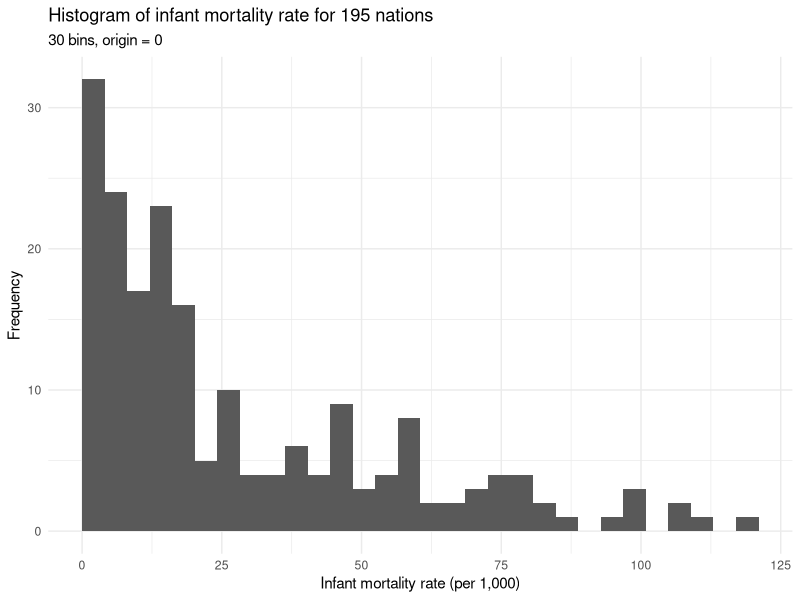

R code for this plot: (Note: this script raises an error after producing the figure.)
## ---- chunk 1
knitr::opts_chunk$set(cache = TRUE)
## ---- chunk 2
library(tidyverse)
library(broom)
library(patchwork)

options(digits = 3)
set.seed(1234)
theme_set(theme_minimal())
## ---- chunk 3
infant <- read_csv("data/infant.csv") %>%
  # remove non-countries
  filter(is.na(`Value Footnotes`) | `Value Footnotes` != 1) %>%
  select(`Country or Area`, Year, Value) %>%
  rename(country = `Country or Area`,
         year = Year,
         mortal = Value)
## ---- chunk 4
ggplot(infant, aes(mortal)) +
  geom_histogram(bins = 30, boundary = 0) +
  labs(title = "Histogram of infant mortality rate for 195 nations",
       subtitle = "30 bins, origin = 0",
       x = "Infant mortality rate (per 1,000)",
       y = "Frequency")
## ---- chunk 5
x <- rnorm(1000)

{
  qplot(x, geom = "blank") +
    stat_function(fun = dnorm) +
    labs(title = "Gaussian (normal) kernel",
         x = NULL,
         y = NULL)
} +
{
  ggplot(infant, aes(mortal)) +
    geom_density(kernel = "gaussian") +
    labs(title = "Infant mortality rate for 195 nations",
         x = "Infant mortality rate (per 1,000)",
         y = "Density")
}
## ---- chunk 6
x <- runif(1000, -1.5, 1.5)
x_lines <- tribble(
  ~x, ~y, ~xend, ~yend,
  -1, 0, -1, .5,
  1, 0, 1, .5
)

{
  qplot(x, geom = "blank") +
    stat_function(fun = dunif, args = list(min = -1), geom = "step") +
    # geom_segment(data = x_lines, aes(x = x, y = y, xend = xend, yend = yend)) +
    labs(title = "Rectangular kernel",
         x = NULL,
         y = NULL)
} +
{
  ggplot(infant, aes(mortal)) +
    geom_density(kernel = "rectangular") +
    labs(title = "Infant mortality rate for 195 nations",
         x = "Infant mortality rate (per 1,000)",
         y = "Density")
}
## ---- chunk 7
# define custom kernel functions
triangular <- function(x) {
  (1 - abs(x)) * ifelse(abs(x) <= 1, 1, 0)
}

biweight <- function(x) {
  (15 / 16) * (1 - x^2)^2 * ifelse(abs(x) <= 1, 1, 0)
}

epanechnikov <- function(x) {
  (15 / 16) * (1 - x^2)^2 * ifelse(abs(x) <= 1, 1, 0)
}

qplot(x, geom = "blank") +
  stat_function(aes(color = "Gaussian"), fun = dnorm) +
  stat_function(aes(color = "Epanechnikov"), fun = epanechnikov) +
  stat_function(aes(color = "Rectangular"), fun = dunif,
                args = list(min = -1), geom = "step") +
  stat_function(aes(color = "Triangular"), fun = triangular) +
  stat_function(aes(color = "Biweight"), fun = biweight) +
  scale_color_brewer(type = "qual") +
  labs(x = NULL,
       y = NULL,
       color = NULL) +
  theme(legend.position = c(0.04, 1),
        legend.justification = c(0, 1),
        legend.background = element_rect(fill = "white"))

ggplot(infant, aes(mortal)) +
  geom_density(aes(color = "Gaussian"), kernel = "gaussian") +
  geom_density(aes(color = "Epanechnikov"), kernel = "epanechnikov") +
  geom_density(aes(color = "Rectangular"), kernel = "rectangular") +
  geom_density(aes(color = "Triangular"), kernel = "triangular") +
  geom_density(aes(color = "Biweight"), kernel = "biweight") +
  scale_color_brewer(type = "qual") +
  labs(title = "Density estimators of infant mortality rate for 195 nations",
       x = "Infant mortality rate (per 1,000)",
       y = "Density",
       color = "Kernel") +
  theme(legend.position = c(0.96, 1),
        legend.justification = c(1, 1),
        legend.background = element_rect(fill = "white"))
## ---- chunk 8
n <- 1000000
wage <- data_frame(educ = rpois(n, lambda = 12),
                   age = rpois(n, lambda = 40),
                   prestige = rpois(n, lambda = 3)) %>%
  mutate(educ = ifelse(educ > 25, 25, educ),
         wage = 10 + 2 * educ + .5 * age + 5 * prestige + rnorm(n, 0, 3))

ggplot(wage, aes(wage)) +
  geom_histogram(binwidth = 5) +
  labs(title = "Histogram of simulated income data",
       subtitle = "Binwidth = 5",
       x = "Income, in thousands of dollars",
       y = "Frequency count")
## ---- chunk 9
wage %>%
  group_by(educ) %>%
  summarize(mean = mean(wage),
            sd = sd(wage)) %>%
  ggplot(aes(educ, mean, ymin = mean - sd, ymax = mean + sd)) +
  geom_errorbar() +
  geom_point() +
  labs(title = "Conditional income, by education level",
       subtitle = "Plus/minus SD",
       x = "Education level",
       y = "Income, in thousands of dollars")

wage %>%
  filter(educ == 12) %>%
  ggplot(aes(wage)) +
  geom_density() +
  geom_vline(xintercept = mean(wage$wage[wage$educ == 12]), linetype = 2) +
  labs(title = "Conditional distribution of income for education = 12",
       subtitle = str_c("Mean income = ", formatC(mean(wage$wage[wage$educ == 12]), digits = 3)),
       x = "Income, in thousands of dollars",
       y = "Frequency count")
## ---- chunk 10
# get data
prestige <- read_csv("data/prestige.csv")
## ---- chunk 11
# bin into 5 and get means
prestige_bin <- prestige %>%
  mutate(bin = cut_number(income, 6)) %>%
  group_by(bin) %>%
  summarize(prestige = mean(prestige),
            income = mean(income))

# get cutpoints
labs <- levels(prestige_bin$bin)
cutpoints <- c(as.numeric( sub("\\((.+),.*", "\\1", labs) ),
  as.numeric( sub("[^,]*,([^]]*)\\]", "\\1", labs) )) %>%
  unique %>%
  sort %>%
  .[2:(length(.)-1)] %>%
  as_tibble

ggplot(prestige, aes(income, prestige)) +
  geom_point(shape = 1) +
  geom_line(data = prestige_bin) +
  geom_point(data = prestige_bin) +
  geom_vline(data = cutpoints, aes(xintercept = value), linetype = 2) +
  labs(title = "Naive nonparametric regression",
       subtitle = "Bins = 5",
       x = "Average income (in dollars)",
       y = "Occupational prestige")
## ---- chunk 12
# bin into 50 and get means
prestige_bin <- prestige %>%
  mutate(bin = cut_number(income, 51)) %>%
  group_by(bin) %>%
  summarize(prestige = mean(prestige),
            income = mean(income))

# get cutpoints
labs <- levels(prestige_bin$bin)
cutpoints <- c(as.numeric( sub("\\((.+),.*", "\\1", labs) ),
  as.numeric( sub("[^,]*,([^]]*)\\]", "\\1", labs) )) %>%
  unique %>%
  sort %>%
  .[2:(length(.)-1)] %>%
  as_tibble

ggplot(prestige, aes(income, prestige)) +
  geom_point(shape = 1) +
  geom_line(data = prestige_bin) +
  geom_point(data = prestige_bin) +
  geom_vline(data = cutpoints, aes(xintercept = value), linetype = 2, alpha = .25) +
  labs(title = "Naive nonparametric regression",
       subtitle = "Bins = 50",
       x = "Average income (in dollars)",
       y = "Occupational prestige")
## ---- chunk 13
ggplot(wage, aes(educ)) +
  geom_histogram(binwidth = 1) +
  labs(title = "Distribution of simulated wage data",
       x = "Education",
       y = "Frequency count")

ggplot(wage, aes(age)) +
  geom_histogram(binwidth = 1) +
  labs(title = "Distribution of simulated wage data",
       x = "Age",
       y = "Frequency count")

ggplot(wage, aes(prestige)) +
  geom_histogram(binwidth = 1) +
  labs(title = "Distribution of simulated wage data",
       x = "Job prestige",
       y = "Frequency count")
## ---- chunk 14
wage_np <- wage %>%
  group_by(educ, age, prestige) %>%
  summarize(wage_mean = mean(wage),
            wage_sd = sd(wage),
            n = n()) %>%
  ungroup %>%
  complete(educ, age, prestige, fill = list(wage_mean = NA,
                                          wage_sd = NA,
                                          n = 0))

# number of unique combos 
wage_unique <- nrow(wage_np)

# n for each unique combo
ggplot(wage_np, aes(n)) +
  geom_density() +
  labs(title = "Naive nonparametric regression of simulated wage data",
       x = "Number of observations for each unique combination",
       y = "Density")
## ---- chunk 15
n <- 10000000
wage10 <- data_frame(educ = rpois(n, lambda = 12),
                   age = rpois(n, lambda = 40),
                   prestige = rpois(n, lambda = 3)) %>%
  mutate(educ = ifelse(educ > 25, 25, educ),
         wage = 10 + 2 * educ + .5 * age + 5 * prestige + rnorm(n, 0, 3))

wage10_np <- wage10 %>%
  group_by(educ, age, prestige) %>%
  summarize(wage_mean = mean(wage),
            wage_sd = sd(wage),
            n = n()) %>%
  ungroup %>%
  complete(educ, age, prestige, fill = list(wage_mean = NA,
                                          wage_sd = NA,
                                          n = 0))

# number of unique combos 
wage10_unique <- nrow(wage10_np)

# n for each unique combo
ggplot(wage10_np, aes(n)) +
  geom_density() +
  labs(title = "Naive nonparametric regression of simulated wage data",
       x = "Number of observations for each unique combination",
       y = "Density")
## ---- chunk 16

